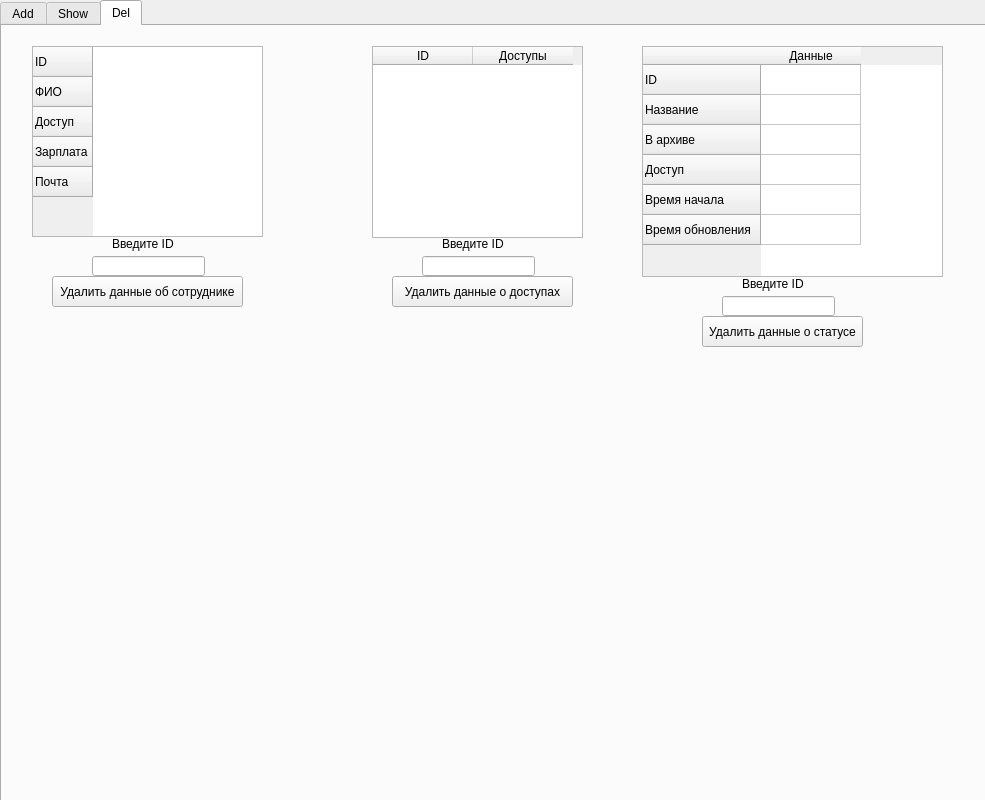
<?xml version="1.0" encoding="UTF-8"?>
<ui version="4.0">
 <class>Form</class>
 <widget class="QWidget" name="Form">
  <property name="geometry">
   <rect>
    <x>0</x>
    <y>0</y>
    <width>985</width>
    <height>800</height>
   </rect>
  </property>
  <property name="windowTitle">
   <string>Form</string>
  </property>
  <widget class="QTabWidget" name="Kurs">
   <property name="enabled">
    <bool>true</bool>
   </property>
   <property name="geometry">
    <rect>
     <x>0</x>
     <y>0</y>
     <width>1291</width>
     <height>811</height>
    </rect>
   </property>
   <property name="currentIndex">
    <number>2</number>
   </property>
   <widget class="QWidget" name="Add">
    <property name="toolTip">
     <string>&lt;html&gt;&lt;head/&gt;&lt;body&gt;&lt;p&gt;Add&lt;/p&gt;&lt;/body&gt;&lt;/html&gt;</string>
    </property>
    <attribute name="title">
     <string>Add</string>
    </attribute>
    <widget class="QTableWidget" name="UserAdd">
     <property name="geometry">
      <rect>
       <x>80</x>
       <y>110</y>
       <width>231</width>
       <height>161</height>
      </rect>
     </property>
     <row>
      <property name="text">
       <string>ФИО</string>
      </property>
     </row>
     <row>
      <property name="text">
       <string>Доступ</string>
      </property>
     </row>
     <row>
      <property name="text">
       <string>Зарплата</string>
      </property>
     </row>
     <row>
      <property name="text">
       <string>Почта</string>
      </property>
     </row>
     <column>
      <property name="text">
       <string>Данные</string>
      </property>
     </column>
    </widget>
    <widget class="QTableWidget" name="AddProject">
     <property name="geometry">
      <rect>
       <x>70</x>
       <y>440</y>
       <width>231</width>
       <height>161</height>
      </rect>
     </property>
     <row>
      <property name="text">
       <string>Название</string>
      </property>
     </row>
     <row>
      <property name="text">
       <string>Работник</string>
      </property>
     </row>
     <row>
      <property name="text">
       <string>Заказ</string>
      </property>
     </row>
     <row>
      <property name="text">
       <string>Дата начала</string>
      </property>
     </row>
     <column>
      <property name="text">
       <string>Данные</string>
      </property>
     </column>
    </widget>
    <widget class="QTableWidget" name="AddTask">
     <property name="geometry">
      <rect>
       <x>670</x>
       <y>20</y>
       <width>256</width>
       <height>231</height>
      </rect>
     </property>
     <row>
      <property name="text">
       <string>Статус</string>
      </property>
     </row>
     <row>
      <property name="text">
       <string>Работник</string>
      </property>
     </row>
     <row>
      <property name="text">
       <string>Название</string>
      </property>
     </row>
     <row>
      <property name="text">
       <string>Номер проекта</string>
      </property>
     </row>
     <row>
      <property name="text">
       <string>Описание</string>
      </property>
     </row>
     <row>
      <property name="text">
       <string>Дата</string>
      </property>
     </row>
     <column>
      <property name="text">
       <string>Данные</string>
      </property>
     </column>
    </widget>
    <widget class="QPushButton" name="Add_User">
     <property name="geometry">
      <rect>
       <x>90</x>
       <y>270</y>
       <width>191</width>
       <height>31</height>
      </rect>
     </property>
     <property name="text">
      <string>Добавить данные об сотруднике</string>
     </property>
    </widget>
    <widget class="QPushButton" name="Add_Task_Button">
     <property name="geometry">
      <rect>
       <x>710</x>
       <y>270</y>
       <width>181</width>
       <height>31</height>
      </rect>
     </property>
     <property name="text">
      <string>Добавить данные о рейсе</string>
     </property>
    </widget>
    <widget class="QPushButton" name="Add_Project_Button">
     <property name="geometry">
      <rect>
       <x>80</x>
       <y>610</y>
       <width>211</width>
       <height>31</height>
      </rect>
     </property>
     <property name="text">
      <string>Добавить проект</string>
     </property>
    </widget>
    <widget class="QTableWidget" name="AddAccess">
     <property name="geometry">
      <rect>
       <x>410</x>
       <y>120</y>
       <width>171</width>
       <height>101</height>
      </rect>
     </property>
     <row>
      <property name="text">
       <string>Доступ</string>
      </property>
     </row>
     <column>
      <property name="text">
       <string>Данные</string>
      </property>
     </column>
    </widget>
    <widget class="QPushButton" name="Add_Access">
     <property name="geometry">
      <rect>
       <x>400</x>
       <y>230</y>
       <width>191</width>
       <height>31</height>
      </rect>
     </property>
     <property name="text">
      <string>Добавить доступы</string>
     </property>
    </widget>
    <widget class="QTableWidget" name="Add_Status">
     <property name="geometry">
      <rect>
       <x>340</x>
       <y>340</y>
       <width>261</width>
       <height>221</height>
      </rect>
     </property>
     <row>
      <property name="text">
       <string>Название</string>
      </property>
     </row>
     <row>
      <property name="text">
       <string>В архиве</string>
      </property>
     </row>
     <row>
      <property name="text">
       <string>Доступ</string>
      </property>
     </row>
     <row>
      <property name="text">
       <string>Время начала</string>
      </property>
     </row>
     <row>
      <property name="text">
       <string>Время обновления</string>
      </property>
     </row>
     <column>
      <property name="text">
       <string>Данные</string>
      </property>
     </column>
    </widget>
    <widget class="QPushButton" name="Add_Status_Button">
     <property name="geometry">
      <rect>
       <x>370</x>
       <y>570</y>
       <width>181</width>
       <height>31</height>
      </rect>
     </property>
     <property name="text">
      <string>Добавить данные о статусах</string>
     </property>
    </widget>
    <widget class="QTableWidget" name="Add_Working_Day">
     <property name="geometry">
      <rect>
       <x>650</x>
       <y>350</y>
       <width>221</width>
       <height>171</height>
      </rect>
     </property>
     <row>
      <property name="text">
       <string>Работник</string>
      </property>
     </row>
     <row>
      <property name="text">
       <string>Начало</string>
      </property>
     </row>
     <row>
      <property name="text">
       <string>Конец</string>
      </property>
     </row>
     <row>
      <property name="text">
       <string>Перерыв</string>
      </property>
     </row>
     <column>
      <property name="text">
       <string>Данные</string>
      </property>
     </column>
    </widget>
    <widget class="QPushButton" name="Add_Working_Button">
     <property name="geometry">
      <rect>
       <x>680</x>
       <y>530</y>
       <width>181</width>
       <height>31</height>
      </rect>
     </property>
     <property name="text">
      <string>Добавить данные о работе</string>
     </property>
    </widget>
   </widget>
   <widget class="QWidget" name="Show">
    <attribute name="title">
     <string>Show</string>
    </attribute>
    <widget class="QPushButton" name="Show_Project_Button">
     <property name="geometry">
      <rect>
       <x>40</x>
       <y>210</y>
       <width>281</width>
       <height>31</height>
      </rect>
     </property>
     <property name="text">
      <string>Данные об проектах</string>
     </property>
    </widget>
    <widget class="QPushButton" name="Get_User_Button">
     <property name="geometry">
      <rect>
       <x>90</x>
       <y>460</y>
       <width>191</width>
       <height>31</height>
      </rect>
     </property>
     <property name="text">
      <string>Данные о сотрудниках</string>
     </property>
    </widget>
    <widget class="QTableWidget" name="Show_Status">
     <property name="geometry">
      <rect>
       <x>670</x>
       <y>260</y>
       <width>301</width>
       <height>231</height>
      </rect>
     </property>
     <row>
      <property name="text">
       <string>ID</string>
      </property>
     </row>
     <row>
      <property name="text">
       <string>Название</string>
      </property>
     </row>
     <row>
      <property name="text">
       <string>В архиве</string>
      </property>
     </row>
     <row>
      <property name="text">
       <string>Доступ</string>
      </property>
     </row>
     <row>
      <property name="text">
       <string>Время начала</string>
      </property>
     </row>
     <row>
      <property name="text">
       <string>Время обновления</string>
      </property>
     </row>
     <column>
      <property name="text">
       <string>Данные</string>
      </property>
     </column>
    </widget>
    <widget class="QPushButton" name="Show_Status_Button">
     <property name="geometry">
      <rect>
       <x>690</x>
       <y>500</y>
       <width>181</width>
       <height>31</height>
      </rect>
     </property>
     <property name="text">
      <string>Данные о статусах</string>
     </property>
    </widget>
    <widget class="QPushButton" name="Show_Task_Button">
     <property name="geometry">
      <rect>
       <x>440</x>
       <y>240</y>
       <width>171</width>
       <height>31</height>
      </rect>
     </property>
     <property name="text">
      <string>Данные задачах</string>
     </property>
    </widget>
    <widget class="QTableWidget" name="GetAccess">
     <property name="geometry">
      <rect>
       <x>390</x>
       <y>300</y>
       <width>211</width>
       <height>192</height>
      </rect>
     </property>
     <column>
      <property name="text">
       <string>ID</string>
      </property>
     </column>
     <column>
      <property name="text">
       <string>Доступы</string>
      </property>
     </column>
    </widget>
    <widget class="QPushButton" name="Show_Access">
     <property name="geometry">
      <rect>
       <x>410</x>
       <y>500</y>
       <width>181</width>
       <height>31</height>
      </rect>
     </property>
     <property name="text">
      <string>Данные о доступах</string>
     </property>
    </widget>
    <widget class="QTableWidget" name="GetUser">
     <property name="geometry">
      <rect>
       <x>70</x>
       <y>260</y>
       <width>231</width>
       <height>191</height>
      </rect>
     </property>
     <row>
      <property name="text">
       <string>ID</string>
      </property>
     </row>
     <row>
      <property name="text">
       <string>ФИО</string>
      </property>
     </row>
     <row>
      <property name="text">
       <string>Доступ</string>
      </property>
     </row>
     <row>
      <property name="text">
       <string>Зарплата</string>
      </property>
     </row>
     <row>
      <property name="text">
       <string>Почта</string>
      </property>
     </row>
    </widget>
    <widget class="QTableWidget" name="ShowTask">
     <property name="geometry">
      <rect>
       <x>410</x>
       <y>10</y>
       <width>256</width>
       <height>231</height>
      </rect>
     </property>
     <row>
      <property name="text">
       <string>Статус</string>
      </property>
     </row>
     <row>
      <property name="text">
       <string>Работник</string>
      </property>
     </row>
     <row>
      <property name="text">
       <string>Название</string>
      </property>
     </row>
     <row>
      <property name="text">
       <string>Номер проекта</string>
      </property>
     </row>
     <row>
      <property name="text">
       <string>Описание</string>
      </property>
     </row>
     <row>
      <property name="text">
       <string>Дата</string>
      </property>
     </row>
     <column>
      <property name="text">
       <string>Данные</string>
      </property>
     </column>
    </widget>
    <widget class="QTableWidget" name="Show_Project">
     <property name="geometry">
      <rect>
       <x>60</x>
       <y>40</y>
       <width>231</width>
       <height>161</height>
      </rect>
     </property>
     <row>
      <property name="text">
       <string>Название</string>
      </property>
     </row>
     <row>
      <property name="text">
       <string>Работник</string>
      </property>
     </row>
     <row>
      <property name="text">
       <string>Заказ</string>
      </property>
     </row>
     <row>
      <property name="text">
       <string>Дата начала</string>
      </property>
     </row>
     <column>
      <property name="text">
       <string>Данные</string>
      </property>
     </column>
    </widget>
    <widget class="QTableWidget" name="Show_Working_Day">
     <property name="geometry">
      <rect>
       <x>90</x>
       <y>500</y>
       <width>221</width>
       <height>171</height>
      </rect>
     </property>
     <row>
      <property name="text">
       <string>Работник</string>
      </property>
     </row>
     <row>
      <property name="text">
       <string>Начало</string>
      </property>
     </row>
     <row>
      <property name="text">
       <string>Конец</string>
      </property>
     </row>
     <row>
      <property name="text">
       <string>Перерыв</string>
      </property>
     </row>
     <column>
      <property name="text">
       <string>Данные</string>
      </property>
     </column>
    </widget>
    <widget class="QPushButton" name="Show_Working_Button">
     <property name="geometry">
      <rect>
       <x>110</x>
       <y>680</y>
       <width>181</width>
       <height>31</height>
      </rect>
     </property>
     <property name="text">
      <string>Добавить данные о работе</string>
     </property>
    </widget>
   </widget>
   <widget class="QWidget" name="Del">
    <attribute name="title">
     <string>Del</string>
    </attribute>
    <widget class="QPushButton" name="Del_User_Button">
     <property name="geometry">
      <rect>
       <x>50</x>
       <y>250</y>
       <width>191</width>
       <height>31</height>
      </rect>
     </property>
     <property name="text">
      <string>Удалить данные об сотруднике</string>
     </property>
    </widget>
    <widget class="QLabel" name="label">
     <property name="geometry">
      <rect>
       <x>110</x>
       <y>210</y>
       <width>141</width>
       <height>16</height>
      </rect>
     </property>
     <property name="text">
      <string>Введите ID</string>
     </property>
    </widget>
    <widget class="QLineEdit" name="Line_del_user">
     <property name="geometry">
      <rect>
       <x>90</x>
       <y>230</y>
       <width>113</width>
       <height>20</height>
      </rect>
     </property>
    </widget>
    <widget class="QTableWidget" name="Del_User">
     <property name="geometry">
      <rect>
       <x>30</x>
       <y>20</y>
       <width>231</width>
       <height>191</height>
      </rect>
     </property>
     <row>
      <property name="text">
       <string>ID</string>
      </property>
     </row>
     <row>
      <property name="text">
       <string>ФИО</string>
      </property>
     </row>
     <row>
      <property name="text">
       <string>Доступ</string>
      </property>
     </row>
     <row>
      <property name="text">
       <string>Зарплата</string>
      </property>
     </row>
     <row>
      <property name="text">
       <string>Почта</string>
      </property>
     </row>
    </widget>
    <widget class="QTableWidget" name="Del_Access">
     <property name="geometry">
      <rect>
       <x>370</x>
       <y>20</y>
       <width>211</width>
       <height>192</height>
      </rect>
     </property>
     <column>
      <property name="text">
       <string>ID</string>
      </property>
     </column>
     <column>
      <property name="text">
       <string>Доступы</string>
      </property>
     </column>
    </widget>
    <widget class="QPushButton" name="Del_Access_Button">
     <property name="geometry">
      <rect>
       <x>390</x>
       <y>250</y>
       <width>181</width>
       <height>31</height>
      </rect>
     </property>
     <property name="text">
      <string>Удалить данные о доступах</string>
     </property>
    </widget>
    <widget class="QLineEdit" name="Line_del_access">
     <property name="geometry">
      <rect>
       <x>420</x>
       <y>230</y>
       <width>113</width>
       <height>20</height>
      </rect>
     </property>
    </widget>
    <widget class="QLabel" name="label_2">
     <property name="geometry">
      <rect>
       <x>440</x>
       <y>210</y>
       <width>141</width>
       <height>16</height>
      </rect>
     </property>
     <property name="text">
      <string>Введите ID</string>
     </property>
    </widget>
    <widget class="QTableWidget" name="Del_Status">
     <property name="geometry">
      <rect>
       <x>640</x>
       <y>20</y>
       <width>301</width>
       <height>231</height>
      </rect>
     </property>
     <row>
      <property name="text">
       <string>ID</string>
      </property>
     </row>
     <row>
      <property name="text">
       <string>Название</string>
      </property>
     </row>
     <row>
      <property name="text">
       <string>В архиве</string>
      </property>
     </row>
     <row>
      <property name="text">
       <string>Доступ</string>
      </property>
     </row>
     <row>
      <property name="text">
       <string>Время начала</string>
      </property>
     </row>
     <row>
      <property name="text">
       <string>Время обновления</string>
      </property>
     </row>
     <column>
      <property name="text">
       <string>Данные</string>
      </property>
     </column>
    </widget>
    <widget class="QLineEdit" name="Line_del_status">
     <property name="geometry">
      <rect>
       <x>720</x>
       <y>270</y>
       <width>113</width>
       <height>20</height>
      </rect>
     </property>
    </widget>
    <widget class="QLabel" name="label_3">
     <property name="geometry">
      <rect>
       <x>740</x>
       <y>250</y>
       <width>101</width>
       <height>16</height>
      </rect>
     </property>
     <property name="text">
      <string>Введите ID</string>
     </property>
    </widget>
    <widget class="QPushButton" name="Del_Status_Button">
     <property name="geometry">
      <rect>
       <x>700</x>
       <y>290</y>
       <width>161</width>
       <height>31</height>
      </rect>
     </property>
     <property name="text">
      <string>Удалить данные о статусе</string>
     </property>
    </widget>
   </widget>
  </widget>
 </widget>
 <resources/>
 <connections/>
</ui>
